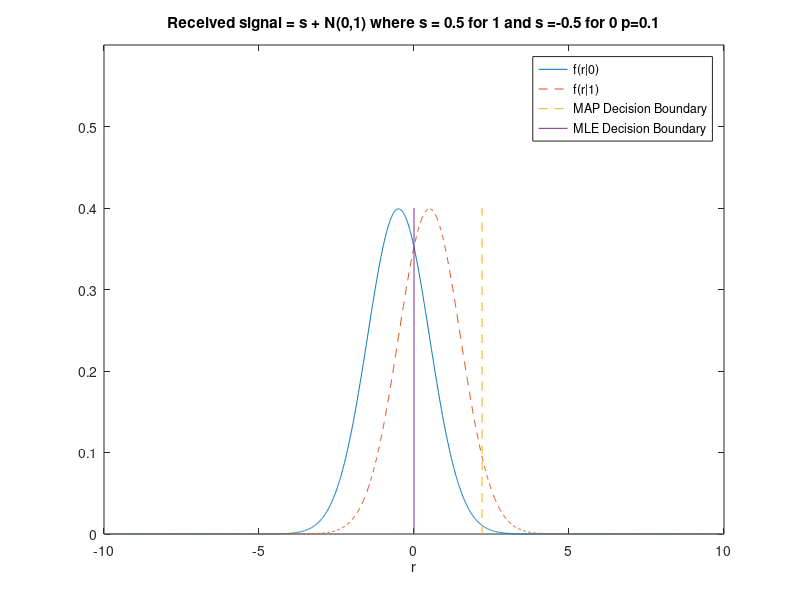
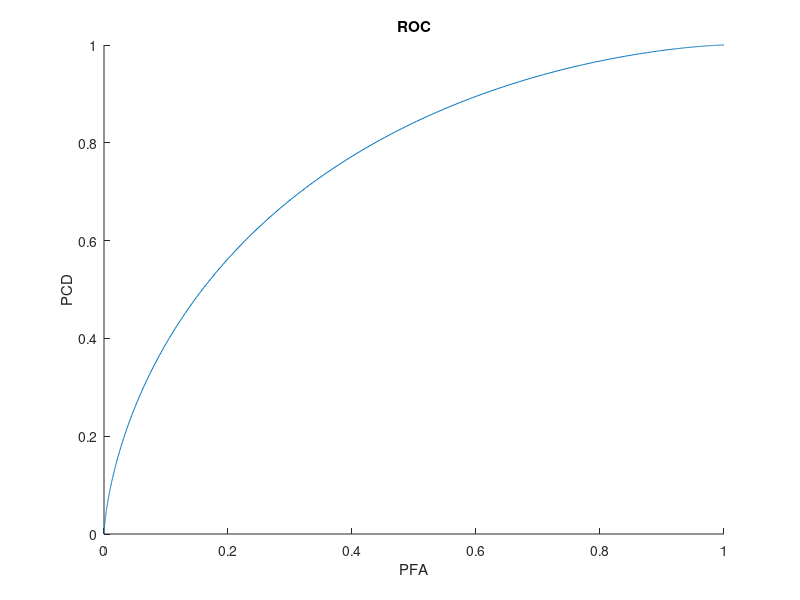

The MATLAB script that drew these images, in order:
x = -10:.01:10;
a = 0.5;
p = 0.1;
f_x_given_0   =  normpdf(x,-a,1);
cdf_x_given_0 =  normcdf(x,-a,1);%probability of correct detection
f_x_given_1   =  normpdf(x,a,1);
cdf_x_given_1 =  normcdf(x,a,1);%probability of false alarm
MAPDecisionBoundary = (1/(2*a))*log((1-p)/p); 
MLEDecisionBoundary = 0;

figure;
plot(x,f_x_given_0,'DisplayName','f(r|0)');
title(strcat('Received signal = s + N(0,1) where s = 0.5 for 1 and s =-0.5 for 0 p=',num2str(p)));
xlabel('r');
hold on;
plot(x,f_x_given_1,'--','DisplayName','f(r|1)');

verticalLineY = 0:0.1:0.4;
verticalLineX = MAPDecisionBoundary*ones(1,length(verticalLineY));
plot(verticalLineX,verticalLineY,'--','DisplayName','MAP Decision Boundary');
verticalLineX = MLEDecisionBoundary*ones(1,length(verticalLineY));
plot(verticalLineX,verticalLineY,'DisplayName','MLE Decision Boundary');
ylim([0,0.6]);
legend('show');
figure;
hold on;
plot(cdf_x_given_1,cdf_x_given_0);
hold on;
xlabel('PFA');
ylabel('PCD');
title('ROC');

